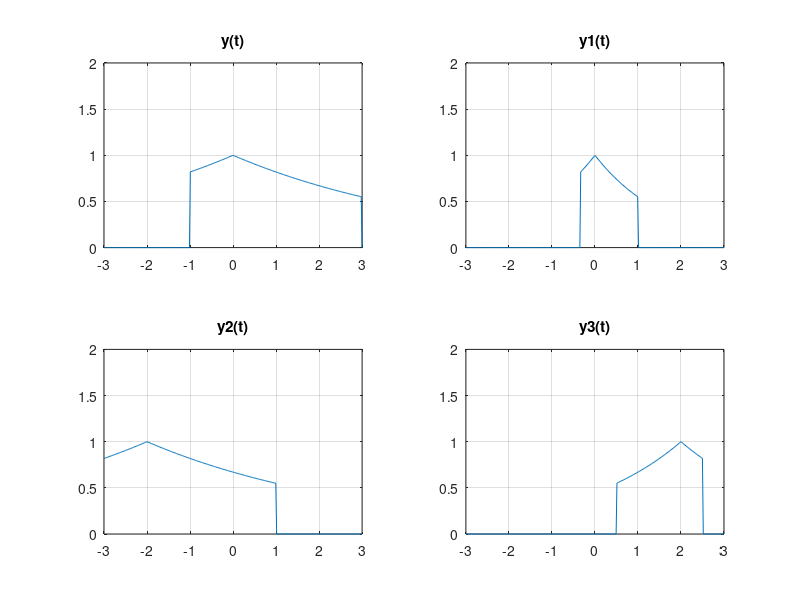

Recreate this plot in MATLAB.
fs = 50;
figure;
subplot(2, 2, 1);
t = linspace(-3, 3, fs * 6); 
x = exp(-abs(t) / 5);
u_rise = t >= -1;
u_fall = t < 3;
x_step = x .* (u_rise .* u_fall);
plot(t, x_step);
xlim([-3, 3]);
ylim([0, 2]);
title('y(t)');
grid on;
subplot(2, 2, 2);
t2 = linspace(-3, 3, fs * 6); 
x2 = exp(-abs(3 * t2) / 5);
u_rise2 = t2 >= -1/3;
u_fall2 = t2 < 1;
x2_step = x2 .* (u_rise2 .* u_fall2); 
plot(t2, x2_step);
xlim([-3, 3]);
ylim([0, 2]);
title('y1(t)');
grid on;
subplot(2, 2, 3);
t3 = linspace(-3, 3, fs * 6); 
x3 = exp(-abs(t3 + 2) / 5);
u_rise3 = t3 >= -3; 
u_fall3 = t3 < 1;
x3_step = x3 .* (u_rise3 .* u_fall3);
plot(t3, x3_step);
xlim([-3, 3]);
ylim([0, 2]);
title('y2(t)');
grid on;
subplot(2, 2, 4);
t4 = linspace(-3, 3, fs * 6);
x4 = exp(-abs(4 - 2 * t4) / 5);
u_rise4 = t4 >= 0.5;
u_fall4 = t4 < 2.5;
x4_step = x4 .* (u_rise4 .* u_fall4);
plot(t4, x4_step);
xlim([-3, 3]);
ylim([0, 2]);
title('y3(t)');
grid on;
